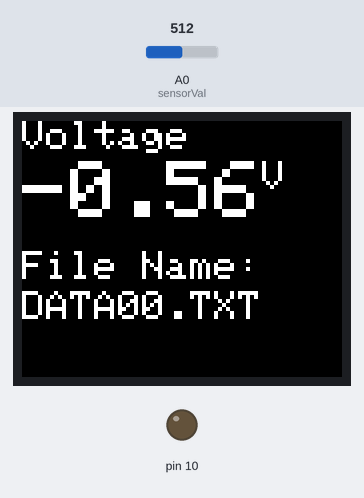
This sketch was run on a simulated Arduino Uno, built for the host (arithmetic inside an expression is 32-bit, double 64-bit). Shown: 160×128 colour display, output pins drawn as LEDs (lit = HIGH). The inputs (shaded band) are chosen by the test bench; at power-on: A0 (sensorVal) = 512. The local clock reads 2024-03-15 10:24:30 at power-on unless the sketch sets it; storage starts empty; what the sketch prints to the serial monitor is not drawn.

Above: at 1.2 s.
1.3 s: A0 (sensorVal) set to 716
At 2.9 s:
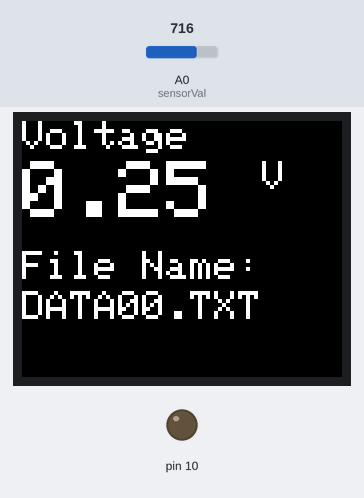
3.1 s: A0 (sensorVal) set to 900
At 4.4 s:
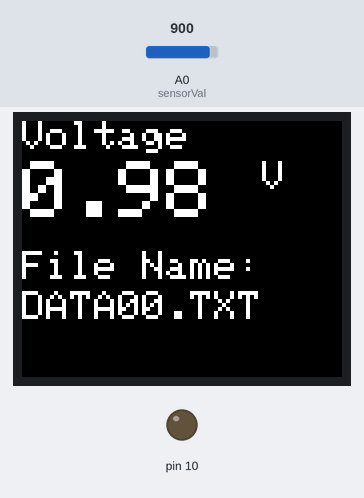
4.6 s: A0 (sensorVal) set to 1023
At 6.1 s:
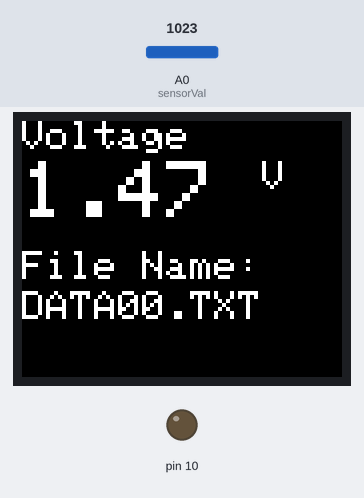
Timing chart, 0 to 7.6 s (numbered marks = the images above; inputs shaded):
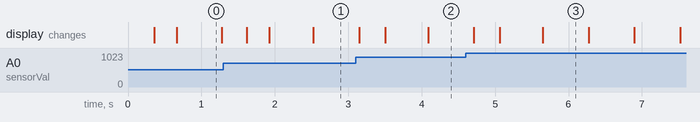

The sketch:

Signal_Processing_Unit.ino
```cpp
#include <TFT.h>  // Arduino LCD library
#include <SPI.h>
#include "SD.h"
#include <Wire.h>
#include "RTClib.h"

RTC_DS1307 rtc; // define the Real Time Clock object

// pin definition LCD TFT
#define cs   7
#define dc   9
#define rst  8

// A simple data logger for the Arduino analog pins
#define LOG_INTERVAL  1 // milis between entries
#define ECHO_TO_SERIAL   1 // echo data to serial port
#define WAIT_TO_START    0 // Wait for serial input in setup()

// The analog pins that connect to the sensors
const int sensorPin = 0;
int sensorVal = 0;

//Smoothing Constant or averaging
const int numReadings = 25;
int readings[numReadings];      // the readings from the analog input
int readIndex = 0;              // the index of the current reading
int total = 0;                  // the running total
int average = 0;                // the average

//Millis constants
// Generally, you should use "unsigned long" for variables that hold time
// The value will quickly become too large for an int to store
unsigned long previousMillis = 0;        // will store last time LED was updated
int interval = 300;

// create an instance of the library
TFT TFTscreen = TFT(cs, dc, rst);

// for the data logging shield, we use digital pin 10 for the SD cs line
const int chipSelect = 10;

// the logging file
File logfile;

// char array to print to the screen
char voltagePrintout[6];
char hemoPrintout[6];

void setupDisplay(){
  TFTscreen.begin();                        // Put this line at the beginning of every sketch that uses the GLCD:
  TFTscreen.background(0, 0, 0);            // clear the screen with a black background
  TFTscreen.stroke(255, 255, 255);          // set the font color to white

  TFTscreen.setTextSize(2);                 // set the font size
  TFTscreen.text("Voltage \n ", 0, 0);  // write the text to the top left corner of the screen
  TFTscreen.setTextSize(2);                 // set the font size very large for the loop
  TFTscreen.text("V", 120, 20);

  //TFTscreen.setTextSize(2);
  //TFTscreen.text("Hemoglobin \n ", 0, 65);
  //TFTscreen.setTextSize(2);
  //TFTscreen.text("g/dL", 120, 85);

  //TFTscreen.setTextSize(4);
}

void setupDatalogging(){
  Serial.println();
  Serial.print("Initializing SD card...");
  // make sure that the default chip select pin is set to
  // output, even if you don't use it:
  pinMode(10, OUTPUT);

  // see if the card is present and can be initialized:
  if (!SD.begin(chipSelect)) {
    Serial.println("Card failed, or not present");
    // don't do anything more:
    return;
  }
  Serial.println("card initialized.");

  // create a new file
  char filename[] = "DATA00.TXT";
  for (uint8_t i = 0; i < 100; i++) {
    filename[4] = i/10 + '0';
    filename[5] = i%10 + '0';
    if (! SD.exists(filename)) {
      // only open a new file if it doesn't exist
      logfile = SD.open(filename, FILE_WRITE);
      break;  // leave the loop!
    }
  }

  Serial.print("Logging to: ");
  Serial.println(filename);
  TFTscreen.setTextSize(2);
  TFTscreen.text("File Name: \n", 0, 65);
  TFTscreen.setTextSize(2);
  TFTscreen.text(filename, 0, 85);

  Wire.begin();
  if (!rtc.begin()) {
    logfile.println("RTC failed");
    #if ECHO_TO_SERIAL
     Serial.println("RTC failed");
    #endif ECHO_TO_SERIAL
  }

  logfile.println("Millis,Time,Voltage");
  #if ECHO_TO_SERIAL
    Serial.println("Millis,Time,Voltage");
  #endif ECHO_TO_SERIAL  // attempt to write out the header to the file
}

void saveData(float Voltage){
  // delay for the amount of time we want between readings
  delay((LOG_INTERVAL -1) - (millis() % LOG_INTERVAL));

  // log milliseconds since starting
  uint32_t m = millis();
  logfile.print(m);           // milliseconds since start
  logfile.print(", ");
  #if ECHO_TO_SERIAL
    //Serial.print(m);         // milliseconds since start
    //Serial.print(", ");
  #endif ECHO_TO_SERIAL

  // Fetch the time
  DateTime now = rtc.now();
  // Log time
  logfile.print(now.year(), DEC);
  logfile.print("/");
  logfile.print(now.month(), DEC);
  logfile.print("/");
  logfile.print(now.day(), DEC);
  logfile.print(" ");
  logfile.print(now.hour(), DEC);
  logfile.print(":");
  logfile.print(now.minute(), DEC);
  logfile.print(":");
  logfile.print(now.second(), DEC);
  #if ECHO_TO_SERIAL
    //Serial.print(now.year(), DEC);
    //Serial.print("/");
    //Serial.print(now.month(), DEC);
    //Serial.print("/");
    //Serial.print(now.day(), DEC);
    //Serial.print(" ");
    //Serial.print(now.hour(), DEC);
    //Serial.print(":");
    //Serial.print(now.minute(), DEC);
    //Serial.print(":");
    //Serial.print(now.second(), DEC);
  #endif ECHO_TO_SERIAL

  delay(10); //awalnya delay = 10
  logfile.print(", ");
  logfile.println(Voltage);
  //logfile.print(", ");
  //logfile.println(Hemoglobin);
  logfile.flush();
  #if ECHO_TO_SERIAL
   //Serial.print(", ");
   //Serial.print(sensorVal);
   //Serial.print(", ");
   Serial.println(Voltage);
   //Serial.print(", ");
   //Serial.println(Hemoglobin);
  #endif ECHO_TO_SERIAL
}

void smoothing() {
  // subtract the last reading:
  total = total - readings[readIndex];
  // read from the sensor:
  readings[readIndex] = analogRead(sensorVal);
  // add the reading to the total:
  total = total + readings[readIndex];
  // advance to the next position in the array:
  readIndex = readIndex + 1;

  // if we're at the end of the array...
  if (readIndex >= numReadings) {
    // ...wrap around to the beginning:
    readIndex = 0;
  }
}

void setup() {
  analogReference(EXTERNAL);
  Serial.begin(9600);
  setupDisplay();
  setupDatalogging();
  // initialize all the readings to 0:
  for (int thisReading = 0; thisReading < numReadings; thisReading++) {
    readings[thisReading] = 0;
  }
}

void loop() {
  smoothing();
  // calculate the average:
  average = total / numReadings;
  //sensorVal = analogRead(sensorPin);
  float Voltage = (average * (4.07 / 1023)) - 2.6; //0.7
  //sensorVal = map(sensor, -2, 40, 0, 255); //Scale to sensor output to saturation level
  //float Hemoglobin = Voltage * 6.5;

  String strVoltage = String (Voltage);
  //String strHemo = String (Hemoglobin);

  // convert the reading to a char array
  strVoltage.toCharArray(voltagePrintout, 6);
  //strHemo.toCharArray(hemoPrintout, 6);

  // set the font color
  TFTscreen.stroke(255, 255, 255);
  TFTscreen.setTextSize(4);
  // print the sensor value
  TFTscreen.text(voltagePrintout, 0, 20);
  //TFTscreen.text(hemoPrintout, 0, 85);

  unsigned long currentMillis = millis();

  while (millis() < (currentMillis + interval)){
    smoothing();
    // calculate the average:
    average = total / numReadings;
    //sensorVal = analogRead(sensorPin);
    float Voltage = (average * (4.07 / 1023)) - 2.6;
    //sensorVal = map(sensor, -2, 40, 0, 255); //Scale to sensor output to saturation level
    //float Hemoglobin = Voltage * 20;
    saveData(Voltage);
    #if ECHO_TO_SERIAL
     //Serial.print(", ");
     //Serial.print(average);
     //Serial.print(", ");
     Serial.println(Voltage);
     //Serial.print(", ");
     //Serial.println(Hemoglobin);
    #endif ECHO_TO_SERIAL
    delay(1);
  }

  TFTscreen.stroke(0, 0, 0);
  TFTscreen.setTextSize(4);
  TFTscreen.text(voltagePrintout, 0, 20);
  //TFTscreen.text(hemoPrintout, 0, 85);
}
```

Measured:
- after the input at 1.3 s, the display: first changes after 0.32 s (image 1 shows a later state)
- after the input at 3.1 s, the display: first differs from a run without the input after 0.05 s (image 2 shows a later state)
- after the input at 4.6 s, the display: first differs from a run without the input after 0.11 s (image 3 shows a later state)
- what the display in image 0 shows lasts 0.6 s, from 0.7 s to 1.3 s
